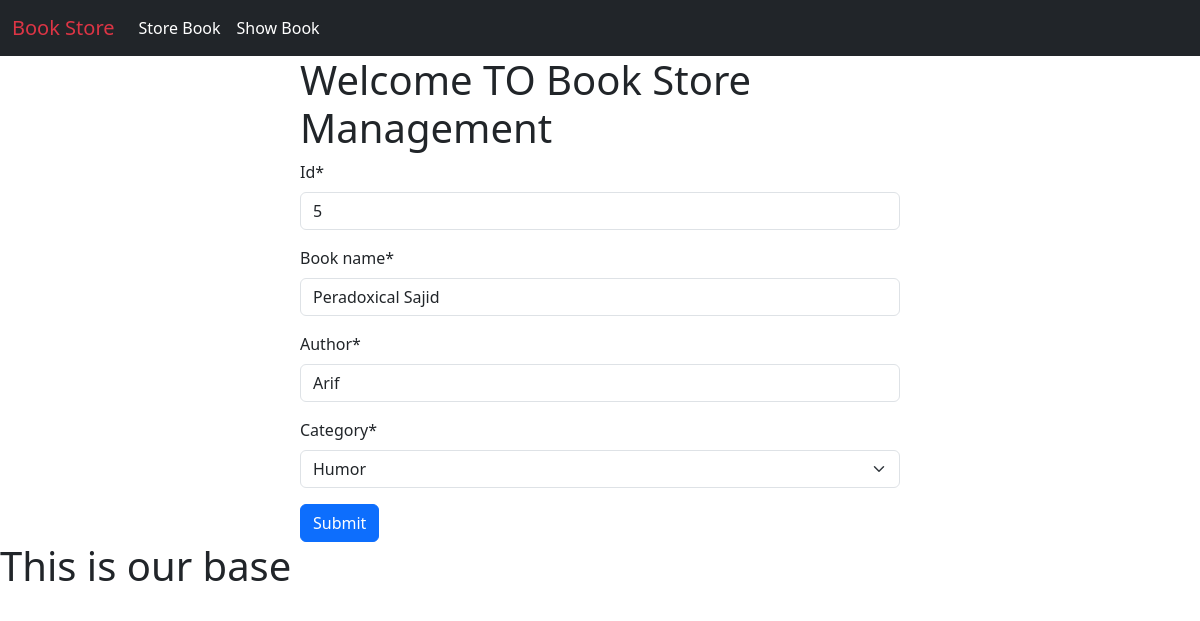
The page /edit_book/5 on the database its author committed.
### book/models.py (models this page shows)
class BookStoreModel(models.Model):
    CATEGORY = (
        ('Mystery', 'Mystery'),
        ('Thriller', 'Thriller'),
        ('Sci-Fi', 'Sci-Fi'),
        ('Humor', 'Humor'),
        ('Horror', 'Horror'),
    )
    id = models.IntegerField(primary_key=True)
    book_name = models.CharField(max_length=30)
    author = models.CharField(max_length=30)
    category = models.CharField(max_length=30, choices=CATEGORY)
    first_pub = models.DateTimeField(auto_now_add=True)
    last_pub = models.DateTimeField(auto_now=True)

### book/views.py (the view)
# urls.py: path('edit_book/<int:id>', edit_book, name='edit_book'),
def edit_book(request, id):
    book = BookStoreModel.objects.get(pk=id)
    form = BookStoreForm(instance=book)
    if request.method == 'POST':
        form = BookStoreForm(request.POST, instance=book)
        if form.is_valid():
            form.save()
            return redirect('show_books')
    return render(request, 'store_book.html', {'form': form})

### book/forms.py
class BookStoreForm(forms.ModelForm):
    class Meta:
        model = BookStoreModel
        fields = ['id', 'book_name', 'author', 'category']

### book/templates/store_book.html (shortened to what this page needs)
{% extends 'base.html' %}
{% load crispy_forms_tags %}
{% block content %}
<div style="width: 50%; margin:auto">
    <h1>Welcome TO Book Store Management</h1>
    <form method="post" method="/show_books">
        {{form|crispy}}
        <button class="btn btn-primary" type="submit">Submit</button>
    </form>
</div>
{% endblock %}

### rows shown on the page
BookStoreModel: id "5", book_name "Peradoxical Sajid", author "Arif", category "Humor"
